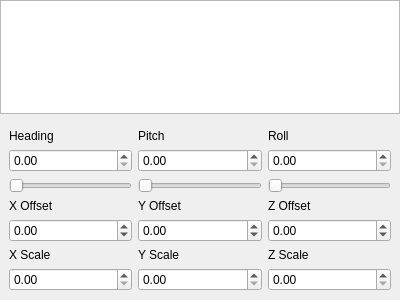
<?xml version="1.0" encoding="UTF-8"?>
<ui version="4.0">
 <class>ArticulationsEditorWidget</class>
 <widget class="QWidget" name="ArticulationsEditorWidget">
  <property name="geometry">
   <rect>
    <x>0</x>
    <y>0</y>
    <width>400</width>
    <height>300</height>
   </rect>
  </property>
  <property name="windowTitle">
   <string>Articulations Editor</string>
  </property>
  <layout class="QVBoxLayout" name="verticalLayout_4">
   <property name="leftMargin">
    <number>0</number>
   </property>
   <property name="topMargin">
    <number>0</number>
   </property>
   <property name="rightMargin">
    <number>0</number>
   </property>
   <property name="bottomMargin">
    <number>0</number>
   </property>
   <item>
    <widget class="QTreeView" name="articulationTreeView">
     <property name="rootIsDecorated">
      <bool>false</bool>
     </property>
     <attribute name="headerVisible">
      <bool>true</bool>
     </attribute>
    </widget>
   </item>
   <item>
    <widget class="QStackedWidget" name="stackedWidget">
     <property name="sizePolicy">
      <sizepolicy hsizetype="Preferred" vsizetype="Fixed">
       <horstretch>0</horstretch>
       <verstretch>0</verstretch>
      </sizepolicy>
     </property>
     <property name="minimumSize">
      <size>
       <width>0</width>
       <height>0</height>
      </size>
     </property>
     <property name="currentIndex">
      <number>1</number>
     </property>
     <widget class="QWidget" name="page_4">
      <layout class="QVBoxLayout" name="verticalLayout">
       <item>
        <widget class="QLabel" name="selectANodeLabel">
         <property name="text">
          <string>Select a Node</string>
         </property>
        </widget>
       </item>
      </layout>
     </widget>
     <widget class="QWidget" name="page">
      <layout class="QVBoxLayout" name="verticalLayout_2">
       <item>
        <layout class="QGridLayout" name="gridLayout">
         <item row="0" column="2">
          <widget class="QLabel" name="rollLabel">
           <property name="text">
            <string>Roll</string>
           </property>
          </widget>
         </item>
         <item row="0" column="1">
          <widget class="QLabel" name="pitchLabel">
           <property name="text">
            <string>Pitch</string>
           </property>
          </widget>
         </item>
         <item row="3" column="2">
          <widget class="QLabel" name="zOffsetLabel">
           <property name="text">
            <string>Z Offset</string>
           </property>
          </widget>
         </item>
         <item row="3" column="0">
          <widget class="QLabel" name="xOffsetLabel">
           <property name="text">
            <string>X Offset</string>
           </property>
          </widget>
         </item>
         <item row="4" column="2">
          <widget class="QDoubleSpinBox" name="zOffsetSpin">
           <property name="minimum">
            <double>-9999.989999999999782</double>
           </property>
           <property name="maximum">
            <double>9999.989999999999782</double>
           </property>
          </widget>
         </item>
         <item row="1" column="0">
          <widget class="QDoubleSpinBox" name="headingSpin">
           <property name="suffix">
            <string/>
           </property>
           <property name="maximum">
            <double>360.000000000000000</double>
           </property>
          </widget>
         </item>
         <item row="0" column="0">
          <widget class="QLabel" name="headingLabel">
           <property name="text">
            <string>Heading</string>
           </property>
          </widget>
         </item>
         <item row="2" column="2">
          <widget class="QSlider" name="rollSlider">
           <property name="orientation">
            <enum>Qt::Horizontal</enum>
           </property>
          </widget>
         </item>
         <item row="1" column="1">
          <widget class="QDoubleSpinBox" name="pitchSpin">
           <property name="maximum">
            <double>360.000000000000000</double>
           </property>
          </widget>
         </item>
         <item row="2" column="0">
          <widget class="QSlider" name="headingSlider">
           <property name="orientation">
            <enum>Qt::Horizontal</enum>
           </property>
          </widget>
         </item>
         <item row="1" column="2">
          <widget class="QDoubleSpinBox" name="rollSpin">
           <property name="maximum">
            <double>360.000000000000000</double>
           </property>
          </widget>
         </item>
         <item row="3" column="1">
          <widget class="QLabel" name="yOffsetLabel">
           <property name="text">
            <string>Y Offset</string>
           </property>
          </widget>
         </item>
         <item row="4" column="1">
          <widget class="QDoubleSpinBox" name="yOffsetSpin">
           <property name="minimum">
            <double>-9999.989999999999782</double>
           </property>
           <property name="maximum">
            <double>9999.989999999999782</double>
           </property>
          </widget>
         </item>
         <item row="4" column="0">
          <widget class="QDoubleSpinBox" name="xOffsetSpin">
           <property name="minimum">
            <double>-9999.989999999999782</double>
           </property>
           <property name="maximum">
            <double>9999.989999999999782</double>
           </property>
          </widget>
         </item>
         <item row="2" column="1">
          <widget class="QSlider" name="pitchSlider">
           <property name="orientation">
            <enum>Qt::Horizontal</enum>
           </property>
          </widget>
         </item>
         <item row="6" column="0">
          <widget class="QDoubleSpinBox" name="xScaleSpin">
           <property name="maximum">
            <double>999.990000000000009</double>
           </property>
          </widget>
         </item>
         <item row="5" column="0">
          <widget class="QLabel" name="xScaleLabel">
           <property name="text">
            <string>X Scale</string>
           </property>
          </widget>
         </item>
         <item row="5" column="1">
          <widget class="QLabel" name="yScaleLabel">
           <property name="text">
            <string>Y Scale</string>
           </property>
          </widget>
         </item>
         <item row="5" column="2">
          <widget class="QLabel" name="zScaleLabel">
           <property name="text">
            <string>Z Scale</string>
           </property>
          </widget>
         </item>
         <item row="6" column="2">
          <widget class="QDoubleSpinBox" name="zScaleSpin">
           <property name="maximum">
            <double>999.990000000000009</double>
           </property>
          </widget>
         </item>
         <item row="6" column="1">
          <widget class="QDoubleSpinBox" name="yScaleSpin">
           <property name="maximum">
            <double>999.990000000000009</double>
           </property>
          </widget>
         </item>
        </layout>
       </item>
      </layout>
     </widget>
     <widget class="QWidget" name="page_2">
      <layout class="QVBoxLayout" name="verticalLayout_3">
       <item>
        <widget class="QCheckBox" name="sequenceActiveCheck">
         <property name="text">
          <string>Active</string>
         </property>
         <property name="checked">
          <bool>true</bool>
         </property>
        </widget>
       </item>
      </layout>
     </widget>
     <widget class="QWidget" name="page_3">
      <layout class="QHBoxLayout" name="horizontalLayout_2">
       <item>
        <widget class="QLabel" name="switchIndexLabel">
         <property name="text">
          <string>Index:</string>
         </property>
        </widget>
       </item>
       <item>
        <widget class="QComboBox" name="switchIndexCombo">
         <item>
          <property name="text">
           <string>0 [TLOff]</string>
          </property>
         </item>
         <item>
          <property name="text">
           <string>1 [TLOn]</string>
          </property>
         </item>
        </widget>
       </item>
      </layout>
     </widget>
    </widget>
   </item>
  </layout>
 </widget>
 <resources/>
 <connections/>
</ui>
